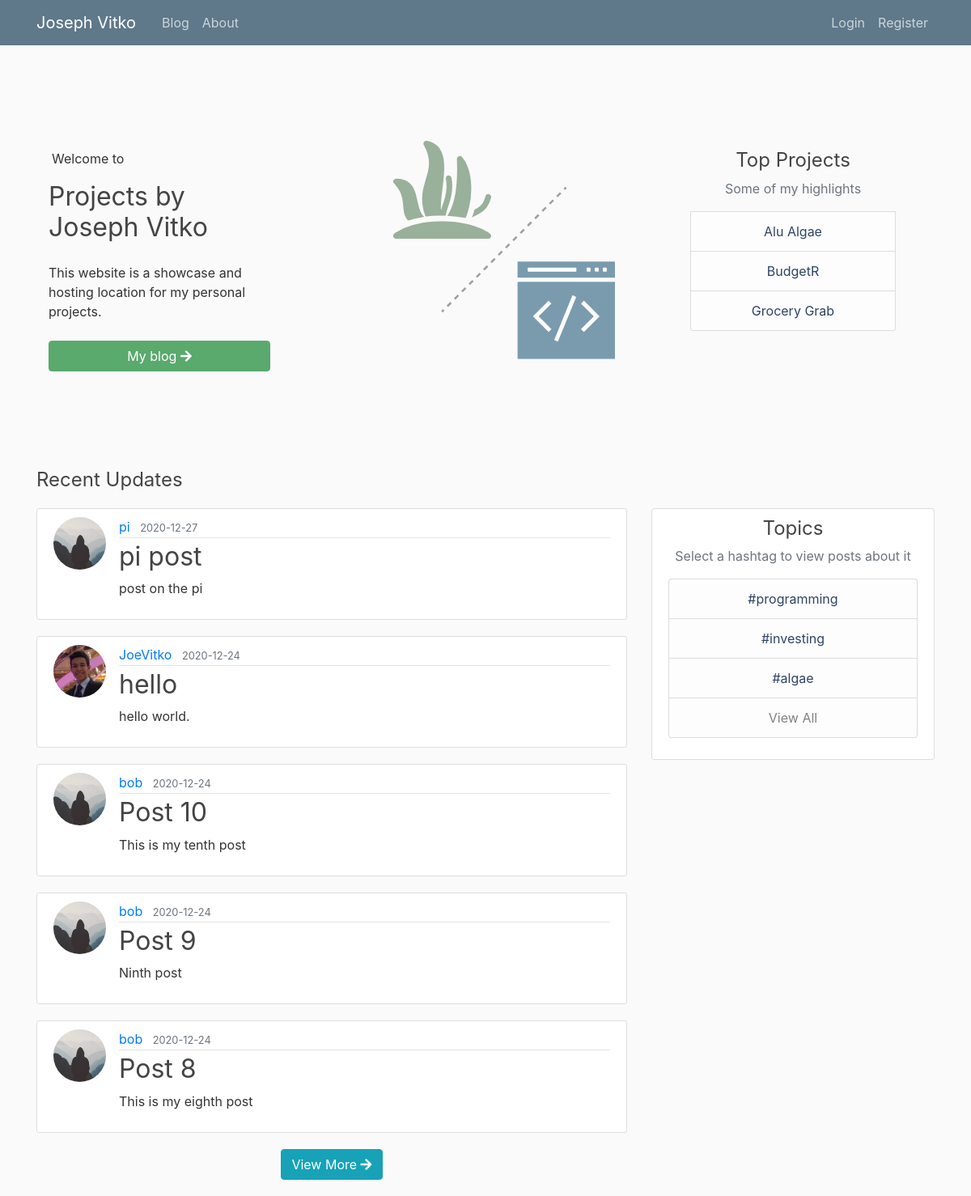
Page /home on the earlier database version.
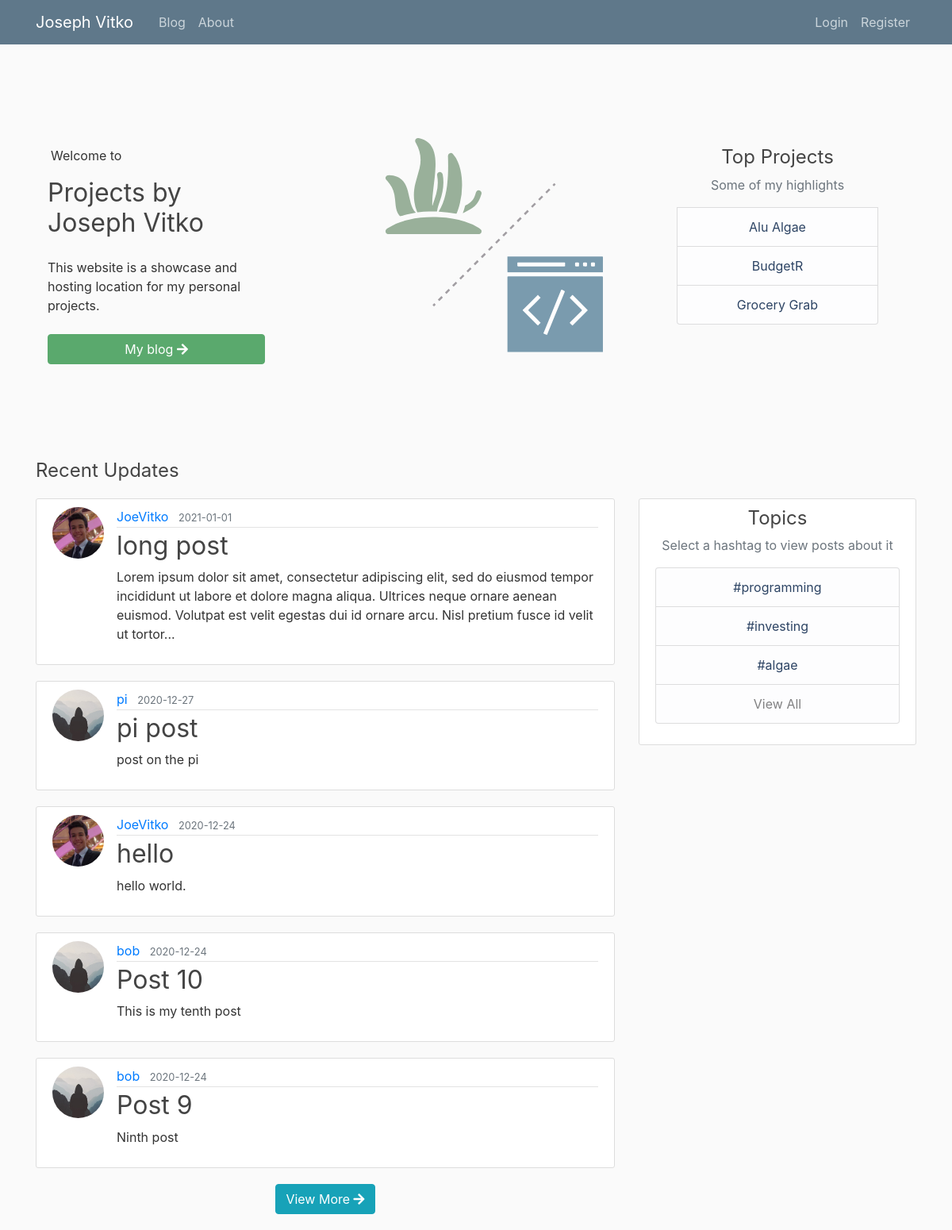
Same page on the later database version.
### flaskblog/models.py (models this page shows, shortened)
class Post(db.Model):
    id = db.Column(db.Integer, primary_key=True)
    title = db.Column(db.String(100), nullable=False)
    date_posted = db.Column(db.DateTime, nullable=False, default=datetime.utcnow)
    content = db.Column(db.Text, nullable=False)
    user_id = db.Column(db.Integer, db.ForeignKey('user.id'), nullable=False)

class User(db.Model, UserMixin):
    id = db.Column(db.Integer, primary_key=True)
    username = db.Column(db.String(20), unique=True, nullable=False)
    email = db.Column(db.String(120), unique=True, nullable=False)
    image_file = db.Column(db.String(20), nullable=False, default='default.jpg')
    password = db.Column(db.String(60), nullable=False)
    posts = db.relationship('Post', backref='author', lazy=True)
    roles = db.relationship('Role', secondary='user_roles')

### flaskblog/main/routes.py (the view)
@main.route('/')
@main.route('/home')
def home():
    posts = Post.query.order_by(Post.date_posted.desc()).limit(5).all()
    return render_template('home.html', posts=posts)

### flaskblog/templates/home.html (shortened to what this page needs)
{% extends "layout.html" %}
{% block topsection %}
    <section class="hero-section">
        <div class="row">
            <div class="col-md-8">
                <div class="container">
                    <div class="row align-items-center">
                        <div class="col-md-5">
                            <div class="mt-md-4">
                                <div>
                                    <span class="text-white-50 ml-1">Welcome to </span>
                                </div>
                                <h2 class="text-black font-weight-normal mb-4 mt-3 hero-title">Projects by <br>Joseph Vitko</h2>
                                <p class="mb-4 font-16 text-white-50">
                                    This website is a showcase and hosting location for my personal projects.
                                </p>
                                <div class="text-center">
                                    <a href="{{ url_for('main.blog') }}" class="btn btn-block btn-success">My blog <i class="fas fa-arrow-right"></i></a>
                                </div>
                            </div>
                        </div>
                        <div class="col-md-5 offset-md-2">
                            <div class="text-center mt-4 mt-md-0">
                                <img src="static/images/illustration.svg" alt="" class="img-fluid hero-image">
                            </div>
                        </div>
                    </div>
                </div>
            </div>
            <div class="col-md-4">
                <div class="mt-4">
                    <h4 class="text-center">Top Projects</h4>
                    <ul class="list-group ml-4 mr-4"><p class="text-muted text-center">Some of my highlights</p>
                        <li class="list-group-item list-group-item-light ml-4 mr-4 text-center"><a class="text-info" href="http://alualgae.com">Alu Algae</a></li>
                        <li class="list-group-item list-group-item-light ml-4 mr-4 text-center"><a class="text-info" href="https://www.congressionalappchallenge.us/19-fl16/">BudgetR</a></li>
                        <li class="list-group-item list-group-item-light ml-4 mr-4 text-center"><a class="text-info" href="https://devpost.com/software/grocery-grab">Grocery Grab</a></li>
                    </ul>
                </div>
            </div>
        </div>
    </section>
    <h4 style="margin-bottom: 20px">Recent Updates</h4>
{% endblock topsection %}
{% block content %}
    {% for post in posts %}
        <article class="media content-section">
            <img class="rounded-circle article-img" src="{{ url_for('static', filename='profile_pics/' + post.author.image_file) }}">
            <div class="media-body">
            <div class="article-metadata">
              <a class="mr-2" href="{{ url_for('users.user_posts', username=post.author.username) }}">{{ post.author.username }}</a>
              <small class="text-muted">{{ post.date_posted.strftime('%Y-%m-%d') }}</small>
            </div>
            <h2><a class="article-title" href="{{ url_for('posts.post', post_id=post.id) }}">{{ post.title }}</a></h2>
            <p class="article-content">{{ post.content|truncate(250) }}</p>
          </div>
        </article>
    {% endfor %}
    <div class="text-center">
        <a href="{{ url_for('main.blog') }}" class="btn btn-info" style="margin-bottom: 20px">View More <i class="fas fa-arrow-right"></i></a>
    </div>
{% endblock content %}

### flaskblog/templates/layout.html (shortened to what this page needs)
{% extends "layout_main.html" %}
{% block midsection %}
    <div class="row">
        <div class="col-md-8">
            {% block content %}{% endblock %}
        </div>
        <div class="col-md-4">
            {% include 'sidebar.html' %}
        </div>
    </div>
{% endblock midsection %}

### flaskblog/templates/layout_main.html (shortened to what this page needs)
<!DOCTYPE html>
<html>
<head>
    <link rel="stylesheet" href="https://maxcdn.bootstrapcdn.com/bootstrap/4.0.0/css/bootstrap.min.css">
    <link rel="stylesheet" type="text/css" href="{{ url_for('static', filename='main.css') }}">
</head>
<body>
{% include 'header.html' %}
<main role="main" class="container">
    {% block topsection %}{% endblock %}
    {% block midsection %}{% endblock %}
</main>
<link rel="stylesheet" href="https://use.fontawesome.com/releases/v5.7.0/css/all.css">
</body>
</html>

### flaskblog/templates/header.html (shortened to what this page needs)
<header class="site-header">
    <nav class="navbar navbar-expand-md navbar-dark bg-steel fixed-top">
        <div class="container">
            <a class="navbar-brand mr-4" href="/">Joseph Vitko</a>
            <div class="collapse navbar-collapse" id="navbarToggleMain">
                <div class="navbar-nav mr-auto">
                  <a class="nav-item nav-link" href="{{ url_for('main.blog') }}">Blog</a>
                  <a class="nav-item nav-link" href="{{ url_for('main.about') }}">About</a>
                </div>
            </div>
            {% if current_user.is_authenticated %}
                <div class="collapse navbar-collapse justify-content-end">
                    <div class="navbar-nav">
                        <div class="collapse navbar-collapse newpost" id="navbarTogglePost">
                            <a class="nav-item nav-link postlink nav-dropdown" href="{{ url_for('posts.new_post') }}"><i class="fas fa-comment-alt"></i> New Post</a>
                        </div>
                        <div class="collapse navbar-collapse" id="navbarToggleUser">
                            <li class="nav-item dropdown">
                                <a class="nav-link dropdown-toggle userlink nav-dropdown" href="#" id="navbarDropdownMenuLink" role="button" data-toggle="dropdown" aria-haspopup="true" aria-expanded="false">
                                    <div class="avatar-img-container">
                                        <img src="{{ url_for('static', filename='profile_pics/' + current_user.image_file) }}" class="rounded-circle avatar-img">
                                    </div>
                                    <span class="nav-text avatar-header">{{ current_user.username }}</span>
                                </a>
                                <ul class="dropdown-menu nav-dropdown-menu" aria-labelledby="navbarDropdownMenuLink">
                                    <li><a class="dropdown-item" href="{{ url_for('users.user_posts', username=current_user.username) }}"><i class="fas fa-user-circle"></i> My Profile</a></li>
                                    <li><a class="dropdown-item" href="{{ url_for('users.account') }}"><i class="fas fa-cog"></i> Settings</a></li>
                                    <li><a class="dropdown-item" href="{{ url_for('users.logout') }}"><i class="fas fa-sign-out-alt"></i> Log Out</a></li>
                                </ul>
                            </li>
                        </div>
                    </div>
                </div>
            {% else %}
                <div class="collapse navbar-collapse justify-content-end" id="navbarToggleAnon">
                    <div class="navbar-nav">
                        <a class="nav-item nav-link" href="{{ url_for('users.login') }}">Login</a>
                        <a class="nav-item nav-link" href="{{ url_for('users.register') }}">Register</a>
                    </div>
                </div>
            {% endif %}
        </div>
    </nav>
</header>

### flaskblog/templates/sidebar.html (shortened to what this page needs)
<div class="content-section">
    <h4 class="text-center">Topics</h4>
    <p class='text-muted text-center'>Select a hashtag to view posts about it</p>
    <ul class="list-group text-center">
        <li class="list-group-item list-group-item-light text-info">#programming</li>
        <li class="list-group-item list-group-item-light text-info">#investing</li>
        <li class="list-group-item list-group-item-light text-info">#algae</li>
        <li class="list-group-item list-group-item-light">View All</li>
    </ul>
</div>

### flaskblog/static/main.css (style rules this page uses)
body { background: #fafafa; color: #333333; margin-top: 5rem; }
.hero-section { position: relative; padding: 80px 0 120px 0; }
h1, h2, h3, h4, h5, h6 { color: #444444; font-weight: 400; }
.bg-steel { background-color: #5f788a; }
.site-header .navbar-nav .nav-link { color: #cbd5db; }
.content-section { background: #ffffff; padding: 10px 20px; border: 1px solid #dddddd; border-radius: 3px; margin-bottom: 20px; }
.article-title { color: #444444; }
.article-content { white-space: pre-line; }
.article-img { height: 65px; width: 65px; margin-right: 16px; }
.article-metadata { padding-bottom: 1px; margin-bottom: 4px; border-bottom: 1px solid #e3e3e3 }
.btn-success { background-color: #5aa96d; border-color: #5aa96d; }
.text-info { color: #2d4464!important; }

Differences in the rows shown:
no longer on this page (row unchanged): Post: image_file (placeholder picture), author.username "bob", date_posted "2020-12-24", title "Post 8", content "This is my eighth post"
added Post: image_file (picture), author.username "JoeVitko", date_posted "2021-01-01", title "long post", content "Lorem ipsum dolor sit amet, consectetur adipiscing elit, sed do eiusmod tempor incididunt ut labore et dolore magna aliqua. Ultrices neque ornare aenean euismod. Volutpat est velit egestas dui id ornare arcu. Nisl pretium fusce id velit ut tortor..."
